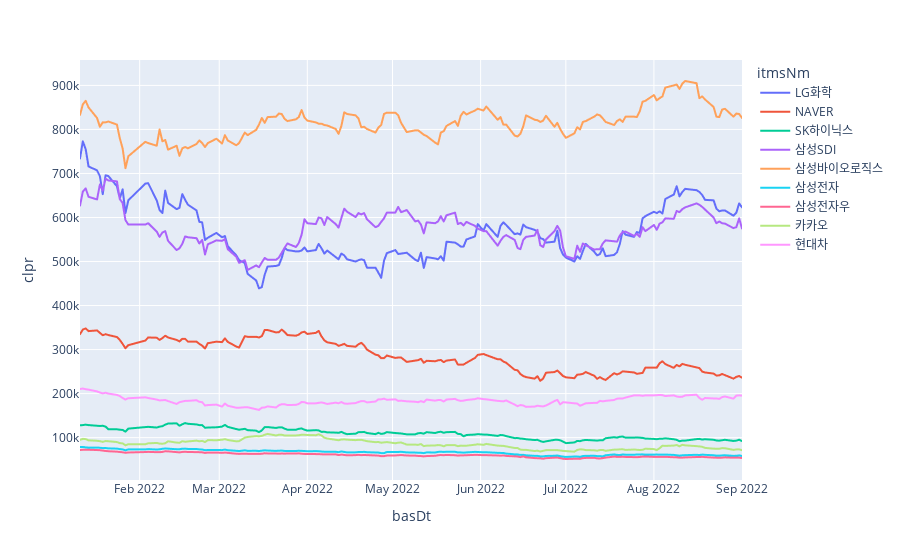

Notebook code cell kept with this figure:
### Code cell
px.line(df, x='basDt', y='clpr', color='itmsNm')

### Figure 1 — Plotly figure (JSON) as saved in the notebook; plotly's stock layout.template omitted (floating-point values rounded to 4 significant figures; data arrays with more than 128 entries replaced by an {"elided": "..."} marker saying what was removed)
{"data": [{"hovertemplate": "itmsNm=LG화학<br>basDt=%{x}<br>clpr=%{y}<extra></extra>", "legendgroup": "LG화학", "line": {"color": "#636efa", "dash": "solid"}, "marker": {"symbol": "circle"}, "mode": "lines", "name": "LG화학", "showlegend": true, "type": "scattergl", "x": {"elided": "159 str values"}, "xaxis": "x", "y": {"elided": "159 int values"}, "yaxis": "y"}, {"hovertemplate": "itmsNm=NAVER<br>basDt=%{x}<br>clpr=%{y}<extra></extra>", "legendgroup": "NAVER", "line": {"color": "#EF553B", "dash": "solid"}, "marker": {"symbol": "circle"}, "mode": "lines", "name": "NAVER", "showlegend": true, "type": "scattergl", "x": {"elided": "159 str values"}, "xaxis": "x", "y": {"elided": "159 int values"}, "yaxis": "y"}, {"hovertemplate": "itmsNm=SK하이닉스<br>basDt=%{x}<br>clpr=%{y}<extra></extra>", "legendgroup": "SK하이닉스", "line": {"color": "#00cc96", "dash": "solid"}, "marker": {"symbol": "circle"}, "mode": "lines", "name": "SK하이닉스", "showlegend": true, "type": "scattergl", "x": {"elided": "159 str values"}, "xaxis": "x", "y": {"elided": "159 int values"}, "yaxis": "y"}, {"hovertemplate": "itmsNm=삼성SDI<br>basDt=%{x}<br>clpr=%{y}<extra></extra>", "legendgroup": "삼성SDI", "line": {"color": "#ab63fa", "dash": "solid"}, "marker": {"symbol": "circle"}, "mode": "lines", "name": "삼성SDI", "showlegend": true, "type": "scattergl", "x": {"elided": "159 str values"}, "xaxis": "x", "y": {"elided": "159 int values"}, "yaxis": "y"}, {"hovertemplate": "itmsNm=삼성바이오로직스<br>basDt=%{x}<br>clpr=%{y}<extra></extra>", "legendgroup": "삼성바이오로직스", "line": {"color": "#FFA15A", "dash": "solid"}, "marker": {"symbol": "circle"}, "mode": "lines", "name": "삼성바이오로직스", "showlegend": true, "type": "scattergl", "x": {"elided": "159 str values"}, "xaxis": "x", "y": {"elided": "159 int values"}, "yaxis": "y"}, {"hovertemplate": "itmsNm=삼성전자<br>basDt=%{x}<br>clpr=%{y}<extra></extra>", "legendgroup": "삼성전자", "line": {"color": "#19d3f3", "dash": "solid"}, "marker": {"symbol": "circle"}, "mode": "lines", "name": "삼성전자", "showlegend": true, "type": "scattergl", "x": {"elided": "159 str values"}, "xaxis": "x", "y": {"elided": "159 int values"}, "yaxis": "y"}, {"hovertemplate": "itmsNm=삼성전자우<br>basDt=%{x}<br>clpr=%{y}<extra></extra>", "legendgroup": "삼성전자우", "line": {"color": "#FF6692", "dash": "solid"}, "marker": {"symbol": "circle"}, "mode": "lines", "name": "삼성전자우", "showlegend": true, "type": "scattergl", "x": {"elided": "159 str values"}, "xaxis": "x", "y": {"elided": "159 int values"}, "yaxis": "y"}, {"hovertemplate": "itmsNm=카카오<br>basDt=%{x}<br>clpr=%{y}<extra></extra>", "legendgroup": "카카오", "line": {"color": "#B6E880", "dash": "solid"}, "marker": {"symbol": "circle"}, "mode": "lines", "name": "카카오", "showlegend": true, "type": "scattergl", "x": {"elided": "157 str values"}, "xaxis": "x", "y": {"elided": "157 int values"}, "yaxis": "y"}, {"hovertemplate": "itmsNm=현대차<br>basDt=%{x}<br>clpr=%{y}<extra></extra>", "legendgroup": "현대차", "line": {"color": "#FF97FF", "dash": "solid"}, "marker": {"symbol": "circle"}, "mode": "lines", "name": "현대차", "showlegend": true, "type": "scattergl", "x": {"elided": "159 str values"}, "xaxis": "x", "y": {"elided": "159 int values"}, "yaxis": "y"}], "layout": {"legend": {"title": {"text": "itmsNm"}, "tracegroupgap": 0}, "margin": {"t": 60}, "xaxis": {"anchor": "y", "domain": [0, 1], "title": {"text": "basDt"}}, "yaxis": {"anchor": "x", "domain": [0, 1], "title": {"text": "clpr"}}}}
